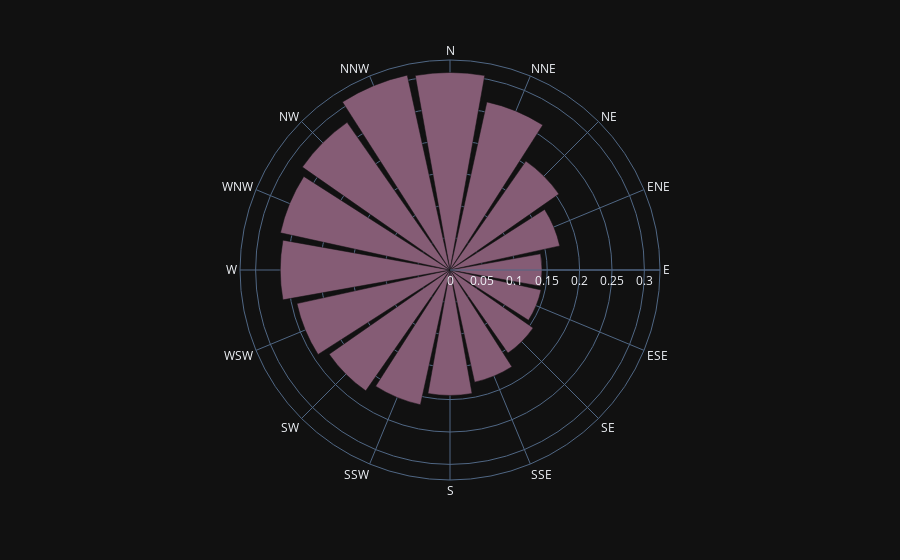

Notebook code cell kept with this figure:
### Code cell
fig = px.bar_polar(winds, r=what, theta='WindDir9am',
                   template="plotly_dark",
                   color_discrete_sequence=px.colors.qualitative.Antique)
fig.show()

### Figure 1 — Plotly figure (JSON) as saved in the notebook; plotly's stock layout.template omitted (floating-point values rounded to 4 significant figures)
{"data": [{"hovertemplate": "RainTomorrow=%{r}<br>WindDir9am=%{theta}<extra></extra>", "legendgroup": "", "marker": {"color": "rgb(133, 92, 117)"}, "name": "", "r": [0.3048, 0.2656, 0.2048, 0.1734, 0.142, 0.1438, 0.1564, 0.1772, 0.1936, 0.2129, 0.2273, 0.2418, 0.2619, 0.2679, 0.2777, 0.3079], "showlegend": false, "subplot": "polar", "theta": ["N", "NNE", "NE", "ENE", "E", "ESE", "SE", "SSE", "S", "SSW", "SW", "WSW", "W", "WNW", "NW", "NNW"], "type": "barpolar"}], "layout": {"barmode": "relative", "legend": {"tracegroupgap": 0}, "margin": {"t": 60}, "polar": {"angularaxis": {"direction": "clockwise", "rotation": 90}, "domain": {"x": [0, 1], "y": [0, 1]}}}}
